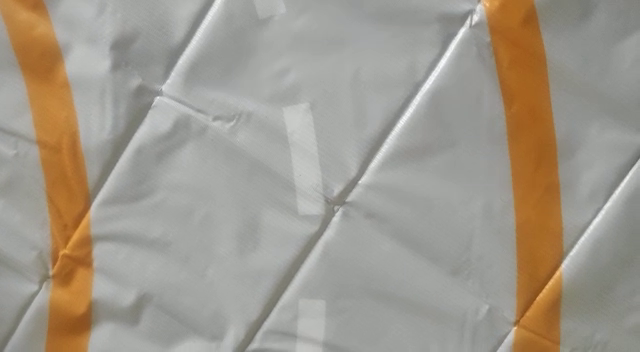
#> input picture frame 22 of path.mp4, 640 x 352 px
$ python contourer.py
#> lines starting #> are read from the running program, lines starting #| are printed output that depends on the picture; after the words box and inside, x2 and y2 are one past the last pixel; in counts of white or black regions, pixels touching at a corner belong together
import numpy as np
import cv2
import argparse
from collections import deque

video = cv2.VideoCapture("path.mp4")
linecolor = (100, 215, 255)
pts = deque(maxlen=7)
while(1):

    ret, imageFrame = video.read()
#> imageFrame is the input picture: shape (352, 640, 3); mean B, G, R 141.2, 153.1, 160.5
    if not ret:
        video=cv2.VideoCapture("path.mp4")
        continue


    hsvFrame = cv2.cvtColor(imageFrame, cv2.COLOR_BGR2HSV)
#> hsvFrame: shape (352, 640, 3); mean H, S, V 42.3, 32, 161.8

    lower = np.array([10, 100, 20], np.uint8)
    upper = np.array([25, 255, 255], np.uint8)
    mask = cv2.inRange(hsvFrame, lower, upper)
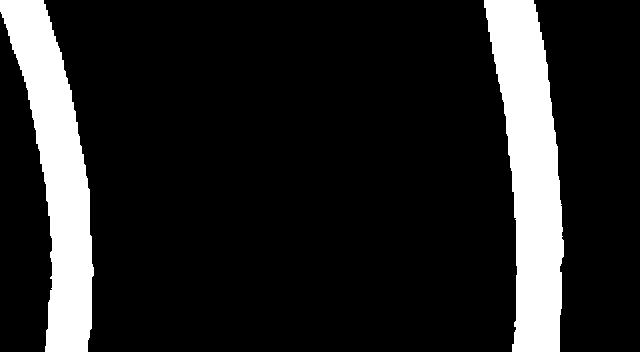
#> mask: shape (352, 640); 14.3% white; 2 white regions, box (x1, y1, x2, y2) and area: (484, 0, 564, 352) 16953, (0, 0, 94, 352) 15247

    kernal = np.ones((5, 5), "uint8")


    mask = cv2.dilate(mask, kernal)
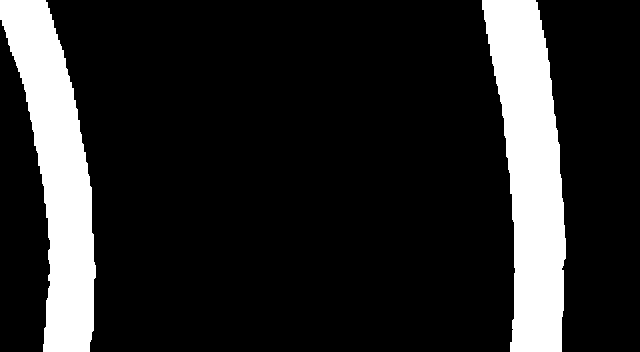
#> mask: shape (352, 640); 15.7% white; 2 white regions, box (x1, y1, x2, y2) and area: (482, 0, 566, 352) 18528, (0, 0, 96, 352) 16872
    res = cv2.bitwise_and(imageFrame, imageFrame,
                            mask = mask)
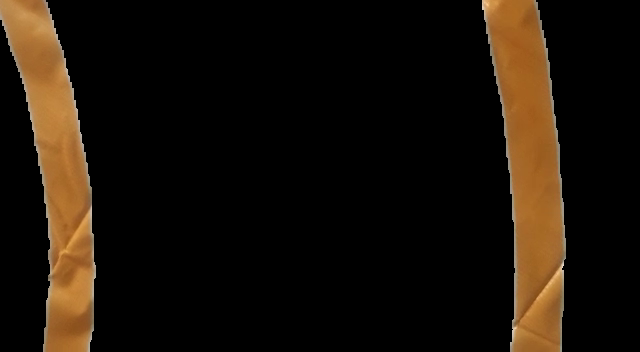
#> res: shape (352, 640, 3); mean B, G, R 8.9, 17.9, 26.4
    edged = cv2.Canny(res, 1, 1)
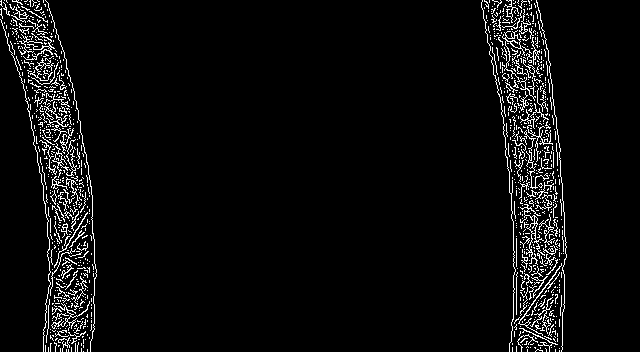
#> edged: shape (352, 640); 4.6% white in thin lines or dots, all inside (x1, y1, x2, y2) = (0, 0, 567, 352)
    cv2.imshow("edges", edged)
    cv2.imshow("mask", mask)

    cnts, hierarchy = cv2.findContours(mask,
                                        cv2.RETR_TREE,
                                        cv2.CHAIN_APPROX_SIMPLE)
#> cnts = 2 contours; box (x1, y1, x2, y2) and area: (482, 0, 566, 352) 18117, (0, 0, 96, 352) 16460

    if len(cnts) > 0:
        c = max(cnts, key=cv2.contourArea)
#> c = contour of 137 points, box (x1, y1, x2, y2) (482, 0, 566, 352), area 18117
        ((x, y), radius) = cv2.minEnclosingCircle(c)
#> x = 521.5; y = 175.5; radius = 179.9
        M = cv2.moments(c)
#> M = moments, m00 18117, centre m10/m00, m01/m00 = (530.2, 171.2)
        center = (int(M["m10"] / M["m00"]), int(M["m01"] / M["m00"]))
#> center = (530, 171)
        if radius > 5:
            cv2.circle(imageFrame, (int(x), int(y)), int(radius), (255, 255, 255), 2)
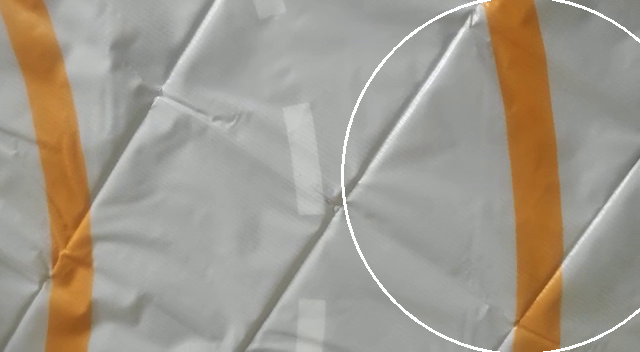
#> imageFrame: shape (352, 640, 3); 0.92% of pixels changed, all inside (x1, y1, x2, y2) = (341, 0, 640, 352)
            cv2.circle(imageFrame, center, 5, linecolor, -1)
#> imageFrame: shape (352, 640, 3); 0.04% of pixels changed, all inside (x1, y1, x2, y2) = (525, 166, 536, 177)
    pts.append(center)
    for i in range(1, len(pts)):
        if pts[i - 1] is None or pts[i] is None:
            continue
        thick = 3
        cv2.line(imageFrame, pts[i - 1], pts[i], linecolor, thick)


    # Program Termination
    cv2.imshow("Multiple Color Detection in Real-TIme", imageFrame)
    if cv2.waitKey(10) & 0xFF == ord('q'):
#> (key q is pressed here)
        video.release()
        cv2.destroyAllWindows()
        break

$ run again, starting later in the video
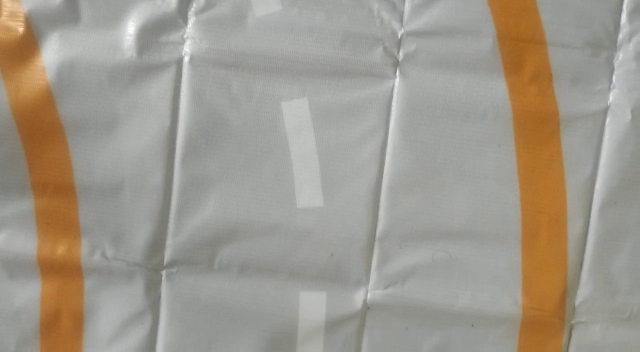
#> input picture frame 100 of path.mp4, 640 x 352 px
#> imageFrame is the input picture: shape (352, 640, 3); mean B, G, R 141.3, 152.6, 159.4
#> hsvFrame: shape (352, 640, 3); mean H, S, V 41.2, 30.4, 160.7
#> `mask = cv2.inRange(hsvFrame, lower, upper)`:
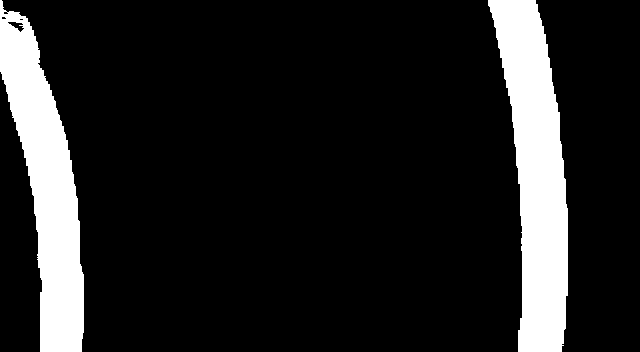
#> mask: shape (352, 640); 13.7% white; 2 white regions, box (x1, y1, x2, y2) and area: (488, 0, 568, 352) 16438, (0, 0, 84, 352) 14418
#> edged: shape (352, 640); 4.7% white in thin lines or dots, all inside (x1, y1, x2, y2) = (0, 0, 571, 352)
#> cnts = 2 contours; box (x1, y1, x2, y2) and area: (486, 0, 570, 352) 17601, (0, 0, 86, 352) 15638
#> c = contour of 127 points, box (x1, y1, x2, y2) (486, 0, 570, 352), area 17601
#> x = 524.5; y = 175.5; radius = 179.7
#> M = moments, m00 17601, centre m10/m00, m01/m00 = (535.8, 173.1)
#> center = (535, 173)
#> `cv2.circle(imageFrame, (int(x), int(y)), int(radius), (255, 255, 255),..`:
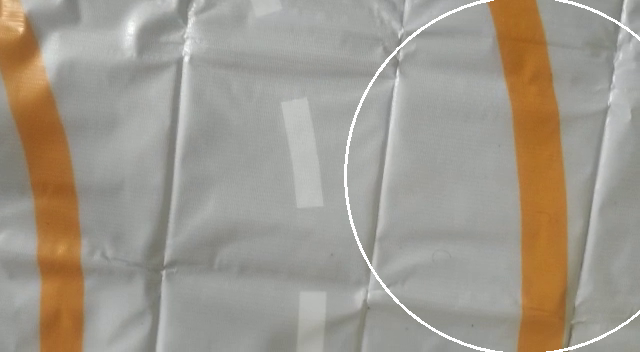
#> imageFrame: shape (352, 640, 3); 0.91% of pixels changed, all inside (x1, y1, x2, y2) = (344, 0, 640, 352)

$ run again, starting later in the video
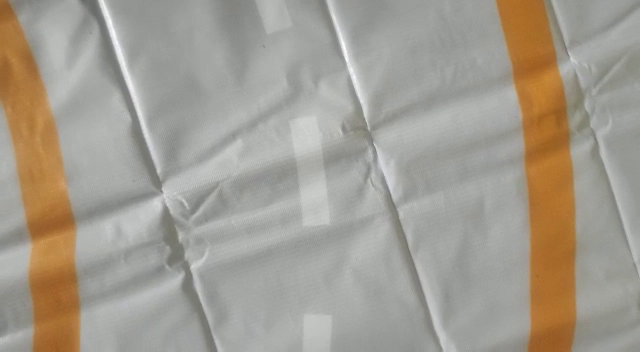
#> input picture frame 178 of path.mp4, 640 x 352 px
#> imageFrame is the input picture: shape (352, 640, 3); mean B, G, R 145.1, 156.3, 162.9
#> hsvFrame: shape (352, 640, 3); mean H, S, V 43, 29.2, 164.2
#> `mask = cv2.inRange(hsvFrame, lower, upper)`:
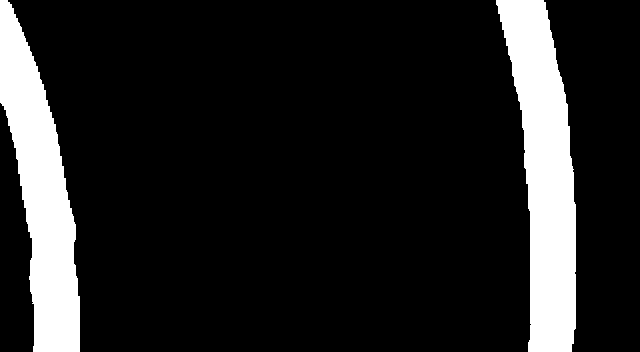
#> mask: shape (352, 640); 13.7% white; 2 white regions, box (x1, y1, x2, y2) and area: (496, 0, 576, 352) 16423, (0, 0, 80, 352) 14518
#> edged: shape (352, 640); 4.6% white in thin lines or dots
#> cnts = 2 contours; box (x1, y1, x2, y2) and area: (494, 0, 578, 352) 17576, (0, 0, 82, 352) 15550
#> c = contour of 113 points, box (x1, y1, x2, y2) (494, 0, 578, 352), area 17576
#> x = 533.5; y = 175.5; radius = 179.9
#> M = moments, m00 17575.5, centre m10/m00, m01/m00 = (544.5, 173.1)
#> center = (544, 173)
#> `cv2.circle(imageFrame, (int(x), int(y)), int(radius), (255, 255, 255),..`:
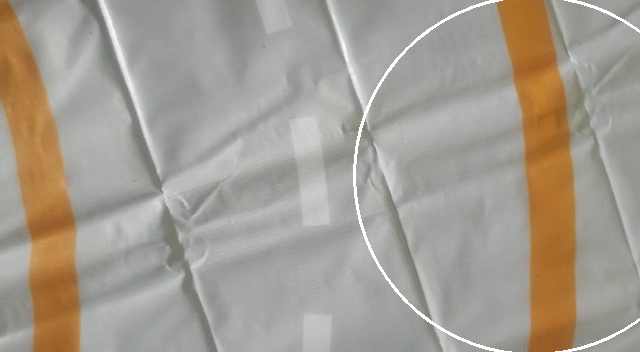
#> imageFrame: shape (352, 640, 3); 0.88% of pixels changed, all inside (x1, y1, x2, y2) = (353, 0, 640, 352)
